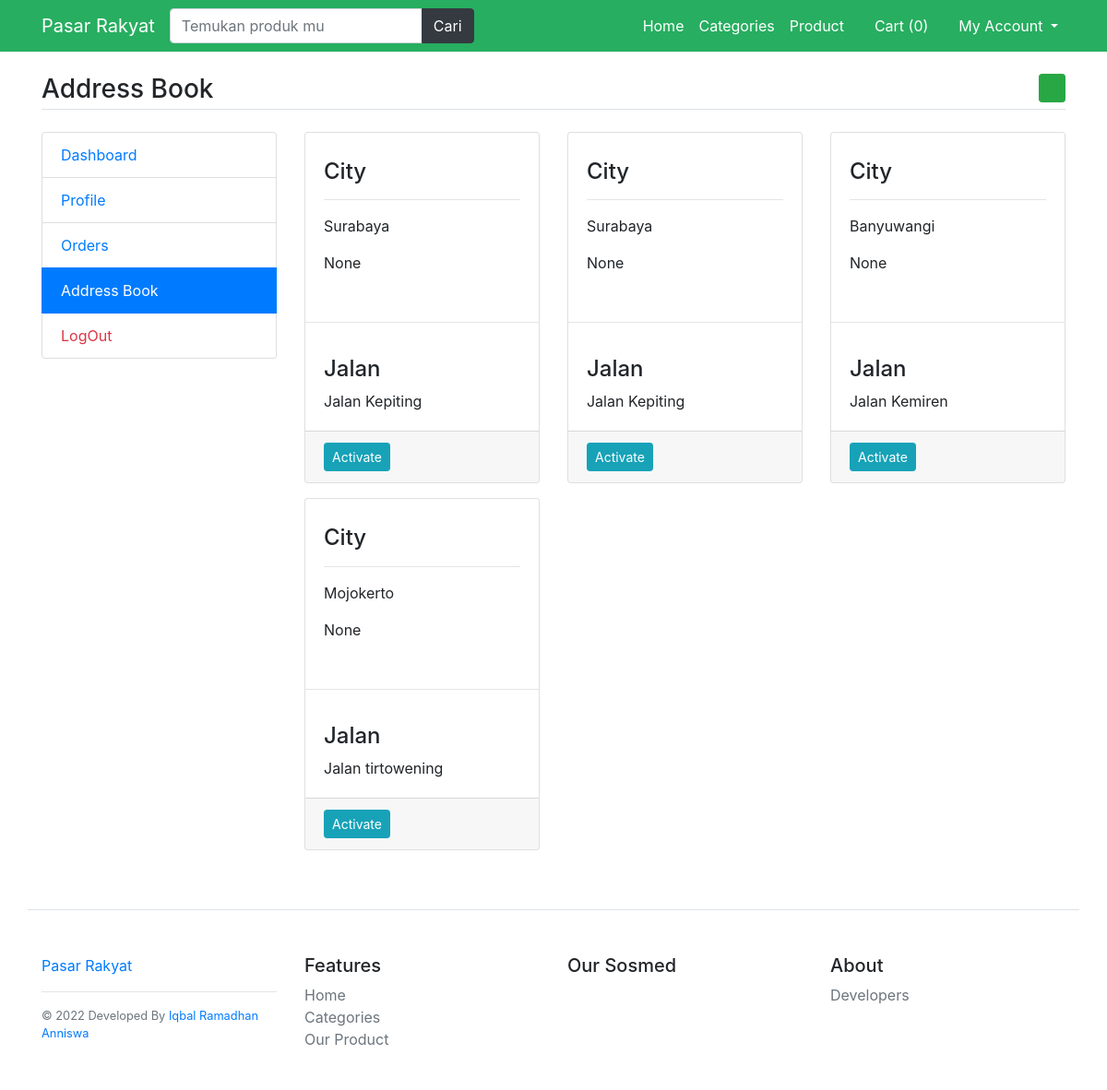
Page /my_addressbook (signed in) on the committed database.
### main/models.py (models this page shows)
class UserAddressBook(models.Model):
    user=models.ForeignKey(User,on_delete=models.CASCADE)
    mobile=models.CharField(max_length=50,null=True)
    city=models.CharField(max_length=100)
    street=models.CharField(max_length=200)
    status=models.BooleanField(default=False)
    class Meta:
        verbose_name_plural='7.Address Book'

### main/views.py (the view)
# urls.py: path('my_addressbook', views.my_addressbook, name='my_addressbook'),
def my_addressbook(request):
    addbooks=UserAddressBook.objects.filter(user=request.user).order_by('-id')
    return render(request,'user/addressbok.html',{'addbooks':addbooks})

### main/templates/user/addressbok.html (shortened to what this page needs)
{% extends 'base.html' %}
{% load static %}
{% block content %}
<main class="container my-4">
    <h3 class="my-4 border-bottom pb-1">Address Book <a href="{% url 'add-address' %}"
            class="float-right btn btn-sm btn-success"><i class="fa fa-plus"></i></a>
    </h3>
    <div class="row">
        <div class="col-md-3">
            {% include 'user/user-sidebar.html' %}
        </div>
        <div class="col-md-9">
            <div class="row">
                {% for add in addbooks %}
                <div class="col-md-4">
                    <div class="card mb-3 {% if add.status %} shadow {% endif %} address{{add.id}} address">
                        <div class="card-body">
                            <h4>
                                <h4 class="card-text">City</h4>
                                <hr>
                                <p class="card-text">{{add.city}}</p>
                                <p class="card-text">{{add.mobile}}</p>
                            </h4>
                        </div>
                        <hr>
                        <div class="card-body">
                            <h4>Jalan</h4>
                            {{add.street}}
                        </div>
                        {% if add.status %}
                        <div class="card-footer activated{{add.id}}">
                            <i class="fa fa-check-circle text-success check{{add.id}} check"></i>
                            <a href="{% url 'update-address' add.id %}" class="float-right"><i
                                    class="fa fa-edit"></i></a>
                        </div>
                        {% else %}
                        <div class="card-footer footer{{add.id}}">
                            <button data-address="{{add.id}}"
                                class="btn btn-sm btn-info activate-address ">Activate</button>
                            <a href="{% url 'update-address' add.id %}" class="float-right"><i
                                    class="fa fa-edit"></i></a>
                        </div>
                        {% endif %}
                    </div>
                </div>
                {% endfor %}
            </div>
        </div>
    </div>
</main>
{% endblock %}

### rows in the picture
UserAddressBook: city "Surabaya", mobile "None", street "Jalan Kepiting"
UserAddressBook: city "Surabaya", mobile "None", street "Jalan Kepiting"
UserAddressBook: city "Banyuwangi", mobile "None", street "Jalan Kemiren"
UserAddressBook: city "Mojokerto", mobile "None", street "Jalan tirtowening"

### other values in the picture
{{ request.session.cartdata|length }} "0"
